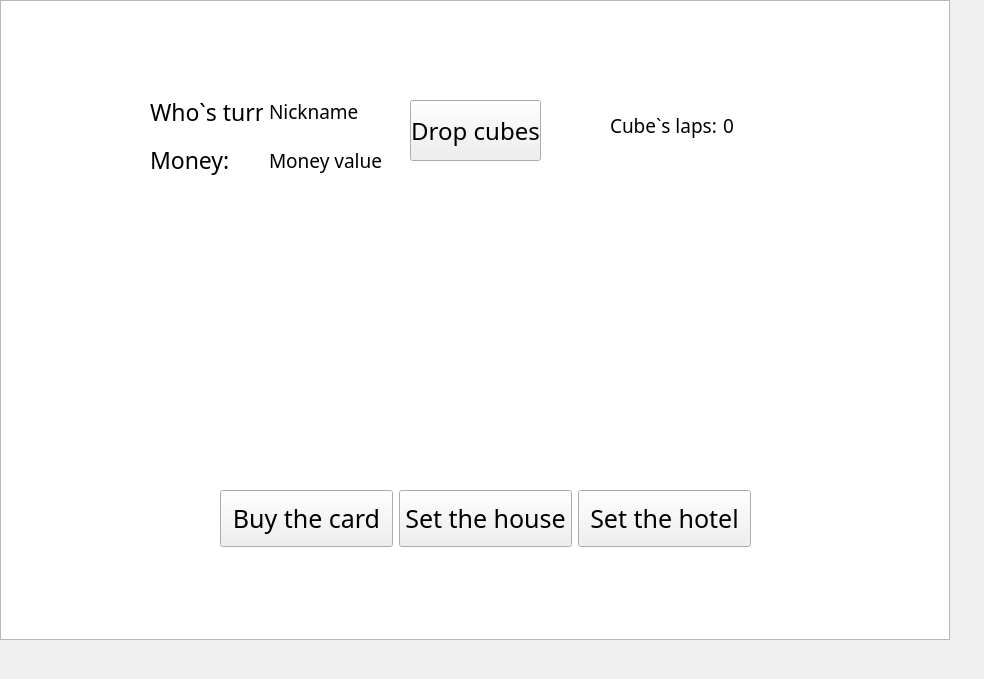
<?xml version="1.0" encoding="UTF-8"?>
<ui version="4.0">
 <class>GameWindow</class>
 <widget class="QMainWindow" name="GameWindow">
  <property name="geometry">
   <rect>
    <x>0</x>
    <y>0</y>
    <width>984</width>
    <height>679</height>
   </rect>
  </property>
  <property name="windowTitle">
   <string>MainWindow</string>
  </property>
  <widget class="QWidget" name="centralwidget">
   <widget class="QGraphicsView" name="graphicsView">
    <property name="geometry">
     <rect>
      <x>0</x>
      <y>0</y>
      <width>950</width>
      <height>640</height>
     </rect>
    </property>
   </widget>
   <widget class="QLabel" name="map">
    <property name="geometry">
     <rect>
      <x>0</x>
      <y>0</y>
      <width>950</width>
      <height>640</height>
     </rect>
    </property>
    <property name="font">
     <font>
      <family>Gloucester MT Extra Condensed</family>
     </font>
    </property>
    <property name="text">
     <string/>
    </property>
    <property name="pixmap">
     <pixmap resource="resources.qrc">:/pictures/pictures/MnplyMap.png</pixmap>
    </property>
    <property name="scaledContents">
     <bool>true</bool>
    </property>
   </widget>
   <widget class="QLabel" name="first_cube">
    <property name="geometry">
     <rect>
      <x>310</x>
      <y>160</y>
      <width>101</width>
      <height>101</height>
     </rect>
    </property>
    <property name="text">
     <string/>
    </property>
    <property name="scaledContents">
     <bool>true</bool>
    </property>
   </widget>
   <widget class="QLabel" name="second_cube">
    <property name="geometry">
     <rect>
      <x>580</x>
      <y>380</y>
      <width>101</width>
      <height>101</height>
     </rect>
    </property>
    <property name="text">
     <string/>
    </property>
    <property name="scaledContents">
     <bool>true</bool>
    </property>
   </widget>
   <widget class="QWidget" name="layoutWidget">
    <property name="geometry">
     <rect>
      <x>220</x>
      <y>490</y>
      <width>531</width>
      <height>57</height>
     </rect>
    </property>
    <layout class="QHBoxLayout" name="horizontalLayout">
     <item>
      <widget class="QPushButton" name="buy_the_card_btn">
       <property name="sizePolicy">
        <sizepolicy hsizetype="Minimum" vsizetype="Preferred">
         <horstretch>0</horstretch>
         <verstretch>0</verstretch>
        </sizepolicy>
       </property>
       <property name="font">
        <font>
         <family>Gloucester MT Extra Condensed</family>
         <pointsize>19</pointsize>
        </font>
       </property>
       <property name="text">
        <string>Buy the card</string>
       </property>
      </widget>
     </item>
     <item>
      <widget class="QPushButton" name="set_the_house_btn">
       <property name="sizePolicy">
        <sizepolicy hsizetype="Minimum" vsizetype="Preferred">
         <horstretch>0</horstretch>
         <verstretch>0</verstretch>
        </sizepolicy>
       </property>
       <property name="font">
        <font>
         <family>Gloucester MT Extra Condensed</family>
         <pointsize>19</pointsize>
        </font>
       </property>
       <property name="text">
        <string>Set the house</string>
       </property>
      </widget>
     </item>
     <item>
      <widget class="QPushButton" name="set_the_hotel_btn">
       <property name="sizePolicy">
        <sizepolicy hsizetype="Minimum" vsizetype="Preferred">
         <horstretch>0</horstretch>
         <verstretch>0</verstretch>
        </sizepolicy>
       </property>
       <property name="font">
        <font>
         <family>Gloucester MT Extra Condensed</family>
         <pointsize>19</pointsize>
        </font>
       </property>
       <property name="text">
        <string>Set the hotel</string>
       </property>
      </widget>
     </item>
    </layout>
   </widget>
   <widget class="QPushButton" name="drop_cubes">
    <property name="geometry">
     <rect>
      <x>410</x>
      <y>100</y>
      <width>131</width>
      <height>61</height>
     </rect>
    </property>
    <property name="font">
     <font>
      <family>Gloucester MT Extra Condensed</family>
      <pointsize>18</pointsize>
     </font>
    </property>
    <property name="text">
     <string>Drop cubes</string>
    </property>
   </widget>
   <widget class="QWidget" name="layoutWidget">
    <property name="geometry">
     <rect>
      <x>150</x>
      <y>90</y>
      <width>232</width>
      <height>91</height>
     </rect>
    </property>
    <layout class="QHBoxLayout" name="horizontalLayout_2">
     <item>
      <layout class="QVBoxLayout" name="verticalLayout">
       <item>
        <widget class="QLabel" name="tur_nick_bar_btn">
         <property name="font">
          <font>
           <family>Gloucester MT Extra Condensed</family>
           <pointsize>17</pointsize>
          </font>
         </property>
         <property name="text">
          <string>Who`s turn:</string>
         </property>
        </widget>
       </item>
       <item>
        <widget class="QLabel" name="money_bar_btn">
         <property name="font">
          <font>
           <family>Gloucester MT Extra Condensed</family>
           <pointsize>17</pointsize>
          </font>
         </property>
         <property name="text">
          <string>Money:</string>
         </property>
        </widget>
       </item>
      </layout>
     </item>
     <item>
      <layout class="QVBoxLayout" name="verticalLayout_2">
       <item>
        <widget class="QLabel" name="nickname_btn">
         <property name="font">
          <font>
           <family>Gloucester MT Extra Condensed</family>
           <pointsize>14</pointsize>
          </font>
         </property>
         <property name="text">
          <string>Nickname</string>
         </property>
        </widget>
       </item>
       <item>
        <widget class="QLabel" name="money_btn">
         <property name="font">
          <font>
           <family>Gloucester MT Extra Condensed</family>
           <pointsize>14</pointsize>
          </font>
         </property>
         <property name="text">
          <string>Money value</string>
         </property>
        </widget>
       </item>
      </layout>
     </item>
    </layout>
   </widget>
   <widget class="QWidget" name="layoutWidget">
    <property name="geometry">
     <rect>
      <x>150</x>
      <y>240</y>
      <width>121</width>
      <height>153</height>
     </rect>
    </property>
    <layout class="QVBoxLayout" name="verticalLayout_3">
     <item>
      <widget class="QLabel" name="first_player_figure">
       <property name="sizePolicy">
        <sizepolicy hsizetype="MinimumExpanding" vsizetype="Preferred">
         <horstretch>0</horstretch>
         <verstretch>0</verstretch>
        </sizepolicy>
       </property>
       <property name="font">
        <font>
         <family>Gloucester MT Extra Condensed</family>
         <pointsize>13</pointsize>
        </font>
       </property>
       <property name="text">
        <string/>
       </property>
      </widget>
     </item>
     <item>
      <widget class="QLabel" name="second_player_figure">
       <property name="sizePolicy">
        <sizepolicy hsizetype="MinimumExpanding" vsizetype="Preferred">
         <horstretch>0</horstretch>
         <verstretch>0</verstretch>
        </sizepolicy>
       </property>
       <property name="font">
        <font>
         <family>Gloucester MT Extra Condensed</family>
         <pointsize>13</pointsize>
        </font>
       </property>
       <property name="text">
        <string/>
       </property>
      </widget>
     </item>
     <item>
      <widget class="QLabel" name="third_player_figure">
       <property name="sizePolicy">
        <sizepolicy hsizetype="MinimumExpanding" vsizetype="Preferred">
         <horstretch>0</horstretch>
         <verstretch>0</verstretch>
        </sizepolicy>
       </property>
       <property name="font">
        <font>
         <family>Gloucester MT Extra Condensed</family>
         <pointsize>13</pointsize>
        </font>
       </property>
       <property name="text">
        <string/>
       </property>
      </widget>
     </item>
     <item>
      <widget class="QLabel" name="fourth_player_figure">
       <property name="sizePolicy">
        <sizepolicy hsizetype="MinimumExpanding" vsizetype="Preferred">
         <horstretch>0</horstretch>
         <verstretch>0</verstretch>
        </sizepolicy>
       </property>
       <property name="font">
        <font>
         <family>Gloucester MT Extra Condensed</family>
         <pointsize>13</pointsize>
        </font>
       </property>
       <property name="text">
        <string/>
       </property>
      </widget>
     </item>
    </layout>
   </widget>
   <widget class="QWidget" name="">
    <property name="geometry">
     <rect>
      <x>610</x>
      <y>100</y>
      <width>211</width>
      <height>51</height>
     </rect>
    </property>
    <layout class="QHBoxLayout" name="horizontalLayout_3">
     <item>
      <widget class="QLabel" name="laps_label">
       <property name="font">
        <font>
         <family>Gloucester MT Extra Condensed</family>
         <pointsize>14</pointsize>
        </font>
       </property>
       <property name="text">
        <string>Cube`s laps:</string>
       </property>
      </widget>
     </item>
     <item>
      <widget class="QLabel" name="laps">
       <property name="font">
        <font>
         <family>Gloucester MT Extra Condensed</family>
         <pointsize>14</pointsize>
        </font>
       </property>
       <property name="text">
        <string>0</string>
       </property>
      </widget>
     </item>
    </layout>
   </widget>
  </widget>
 </widget>
 <resources>
  <include location="resources.qrc"/>
 </resources>
 <connections/>
</ui>
